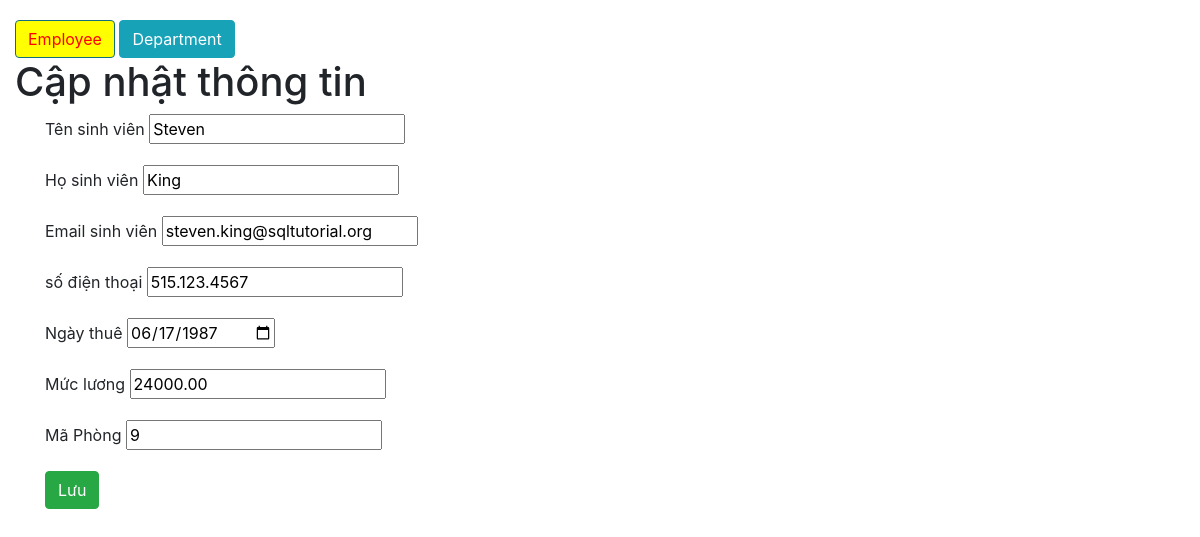
/?a=edit&employee_id=100, run on the app's committed database.
### tables this page shows
CREATE TABLE `employees`  (
  `employee_id` int(11) NOT NULL AUTO_INCREMENT,
  `first_name` varchar(20) NULL DEFAULT NULL,
  `last_name` varchar(25) NOT NULL,
  `email` varchar(100) NOT NULL,
  `phone_number` varchar(20) NULL DEFAULT NULL,
  `hire_date` date NOT NULL,
  `salary` decimal(8, 2) NOT NULL,
  `department_id` int(11) NULL DEFAULT NULL,
  PRIMARY KEY (`employee_id`) USING BTREE,
  INDEX `employees_ibfk_1`(`department_id`) USING BTREE,
  CONSTRAINT `employees_ibfk_1` FOREIGN KEY (`department_id`) REFERENCES `departments` (`department_id`) ON DELETE RESTRICT ON UPDATE RESTRICT
);

### controller/EmployeeController.php (called while the page is built, shortened)
<?php
class EmployeeController
{
    function edit()
    {
        $employee_id = $_GET['employee_id'];
        $employeeRepository = new EmployeeRepository();
        $employee = $employeeRepository->find($employee_id);
        require 'view/employee/edit.php';
    }
}

### index.php (called while the page is built, shortened)
<?php
require 'connectDB.php';
require 'model/employee.php';
require 'model/EmployeeRepository.php';
$a = $_GET['a'] ?? 'index';
$controller = new $controller();
$controller->$a();

### model/EmployeeRepository.php (called while the page is built, shortened)
<?php
class EmployeeRepository
{
    function fetch($cond = null)
    {
        $sql = 'SELECT * FROM employees';
        if ($cond) {
            $sql .= " WHERE $cond";
        }
        global $conn;
        $result = $conn->query($sql);
        $employees = [];
        if ($result->num_rows > 0) {
            while ($row = $result->fetch_assoc()) {
                $employee_id = $row['employee_id'];
                $first_name = $row['first_name'];
                $last_name = $row['last_name'];
                $email = $row['email'];
                $phone_number = $row['phone_number'];
                $hire_date = $row['hire_date'];
                $salary = $row['salary'];
                $department_id = $row['department_id'];
                $employee = new Employee($employee_id, $first_name, $last_name, $email, $phone_number, $hire_date, $salary, $department_id);
                $employees[] = $employee;
            }
        }
        return $employees;
    }
    function find($employee_id)
    {
        $cond = "employee_id = $employee_id";
        $employees = $this->fetch($cond);
        $employee = current($employees);
        return $employee;
    }
}

### model/employee.php (called while the page is built, shortened)
<?php
class Employee
{
    function __construct($employee_id,$first_name,$last_name,$email
    ,$phone_number,$hire_date,$salary,$department_id)
    {
        $this->first_name = $first_name;
        $this->last_name = $last_name;
        $this->email = $email;
        $this->phone_number = $phone_number;
        $this->hire_date = $hire_date;
        $this->salary = $salary;
        $this->department_id = $department_id;
    }
}

### view/employee/edit.php (the view, shortened to what this page needs)
<?php require 'layout/header.php' ?>
<h1>Cập nhật thông tin</h1>
<form action="?a=update" method="POST">
    <div class="container">
        <div class="row">
            <div class="col-md-5">
                <div class="form-group">
                    <label for="first_name">Tên sinh viên</label>
                    <input type="text" name="first_name" id="first_name" value="<?= $employee->first_name ?>">
                </div>
                <div class="form-group">
                    <label for="last_name">Họ sinh viên</label>
                    <input type="text" name="last_name" id="last_name" value="<?= $employee->last_name ?>">
                </div>
                <div class="form-group">
                    <label for="email">Email sinh viên</label>
                    <input type="email" name="email" id="email" value="<?= $employee->email ?>">
                </div>
                <div class="form-group">
                    <label for="phone_number">số điện thoại</label>
                    <input type="text" name="phone_number" id="phone_number" value="<?= $employee->phone_number ?>">
                </div>
                <div class="form-group">
                    <label for="hire_date">Ngày thuê</label>
                    <input type="date" name="hire_date" id="hire_date" value="<?= $employee->hire_date ?>">
                </div>
                <div class="form-group">
                    <label for="salary">Mức lương</label>
                    <input type="text" name="salary" id="salary" value="<?= $employee->salary ?>">
                </div>
                <div class="form-group">
                    <label for="department_id">Mã Phòng</label>
                    <input type="text" name="department_id" id="department_id" value="<?= $employee->department_id ?>">
                </div>
                <div class="form-group">
                    <button class="btn btn-success" type="submit">Lưu</button>
                </div>
            </div>
        </div>
    </div>
</form>
<?php require 'layout/footer.php' ?>

### public/css/style.css (style rules this page uses)
label { font-weight: normal; }

### data on the page
employees: first_name "Steven", last_name "King", email "steven.king@sqltutorial.org", phone_number "515.123.4567", hire_date "06/17/1987", salary "24000.00", department_id "9"
